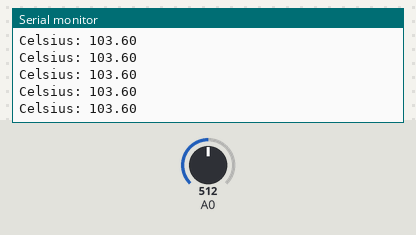
This sketch was run on a simulated Arduino Uno, built with avr-gcc and run on an emulated ATmega328P. Parts: the last lines printed to the serial monitor. Inputs (shaded band) come from the test bench; at power-on: A0 = 512.

Above: at 6.2 s.
6.3 s: A0 set to 716
At 6.68 s:
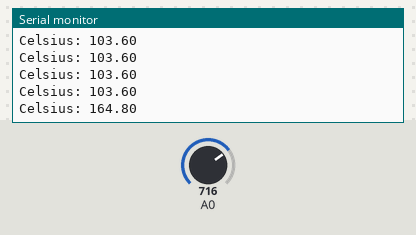
7.8 s: A0 set to 900
At 7.94 s:
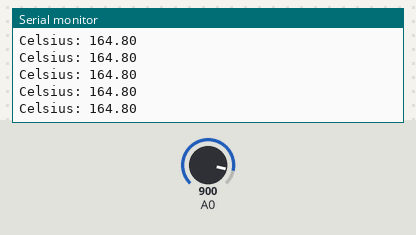
Timing chart, 0 to 10.8 s (numbered marks = the images above; inputs shaded):
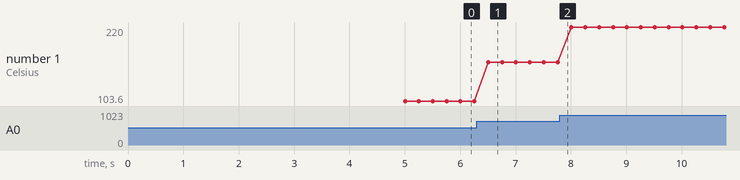

Measured:
- after the input at 6.3 s, the serial monitor: prints a new line after 0.20 s (image 1)
- plotted number 1: 103.6 → 164.8 after the input at 6.3 s, 164.8 → 220 after the input at 7.8 s

The sketch:

temperature.ino
```cpp
void setup() {
  Serial.begin(9600);
  delay(5000);
  Serial.println("ON");
}

void loop() {
  float sensorValue = analogRead(A0);
  float voltage = sensorValue * (3300 / 1024);
  float celsius = (voltage - 500) / 10;
  Serial.print("Celsius: ");
  Serial.println(celsius);
  delay(250);
}
```
